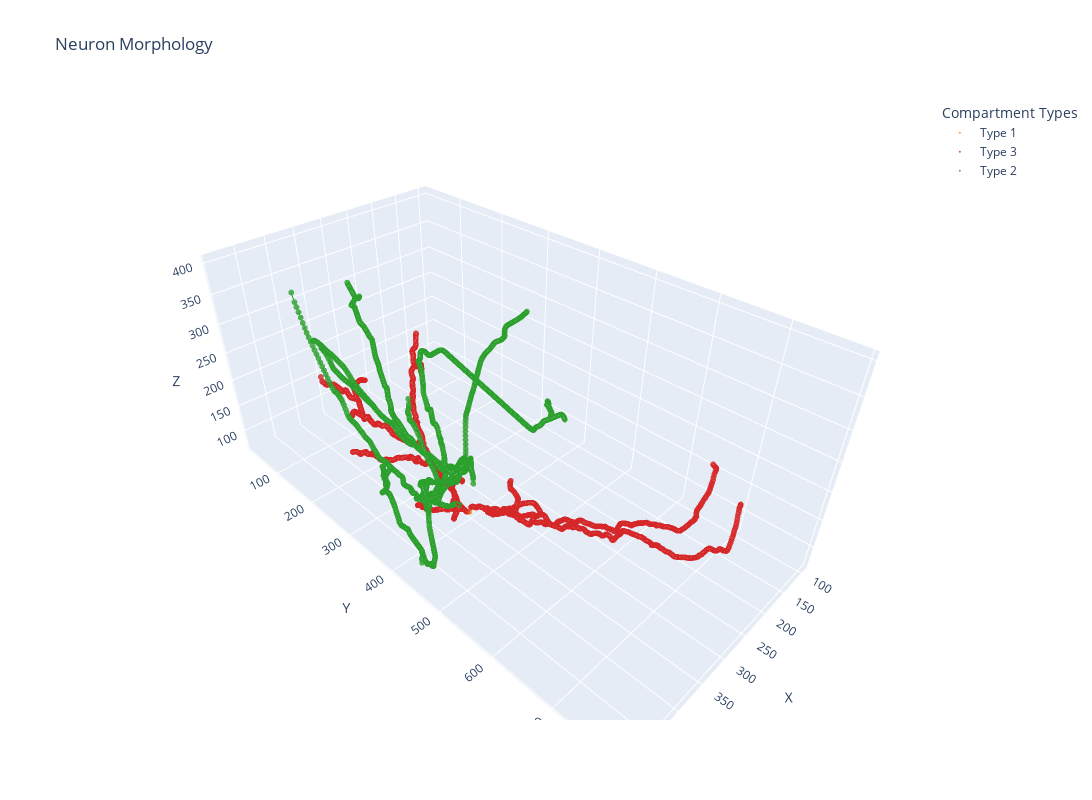

The code cell stored with this chart in its notebook:
### Code cell
visualize_swc_interactive(trans_swc)

# transformed swc has the same num compartments as raw swc, but has been corrected for rotation and translation. and tissue shrinking
